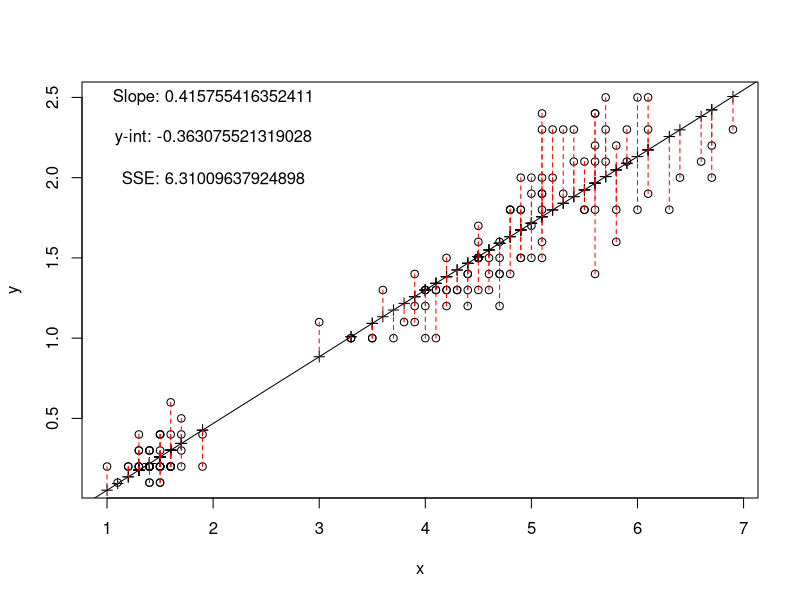
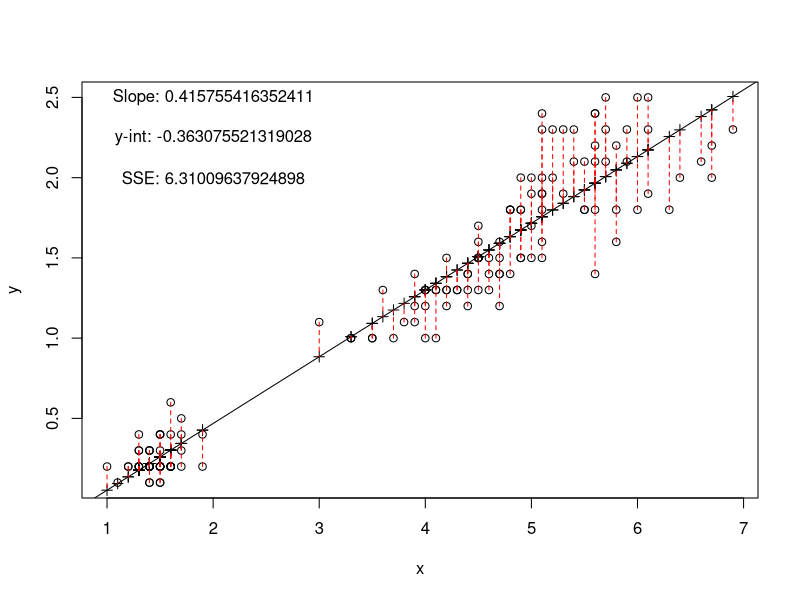
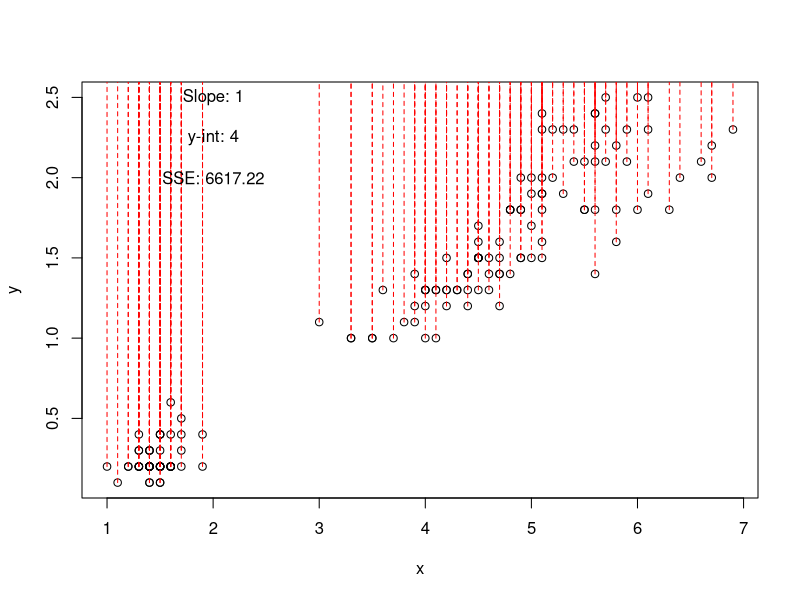
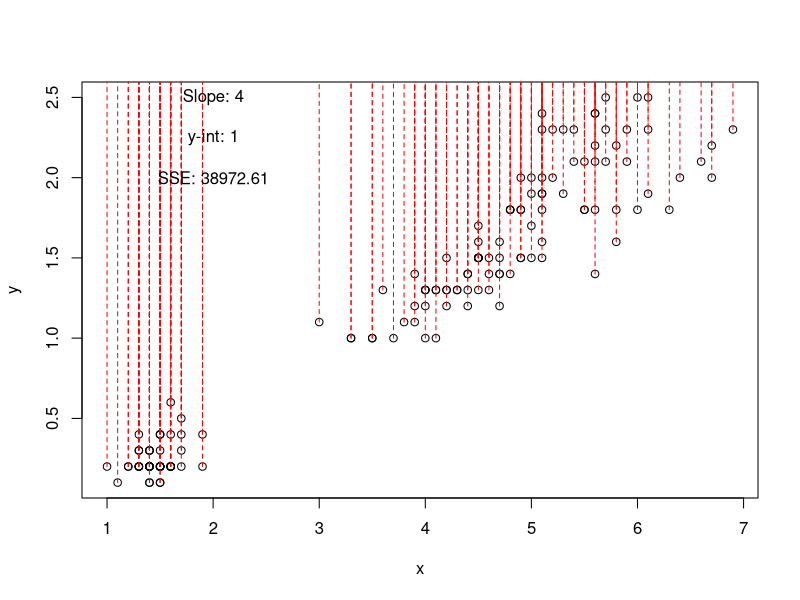
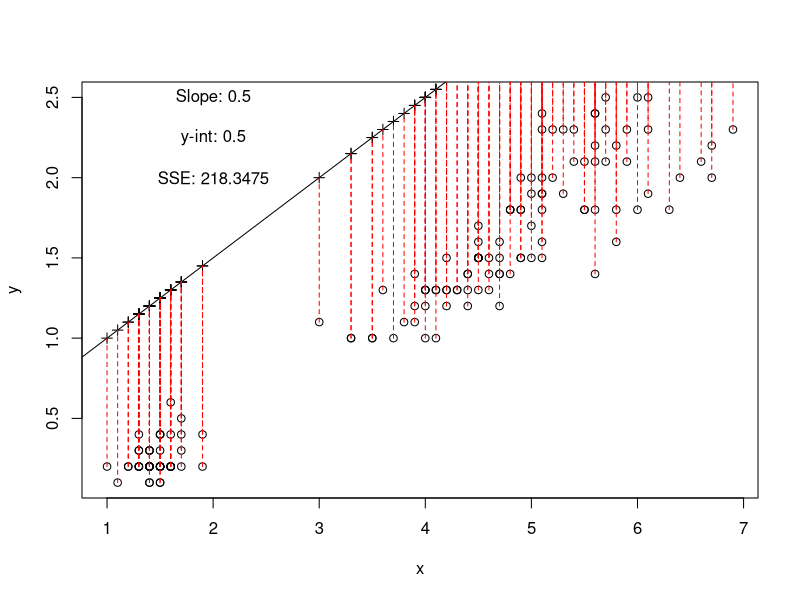
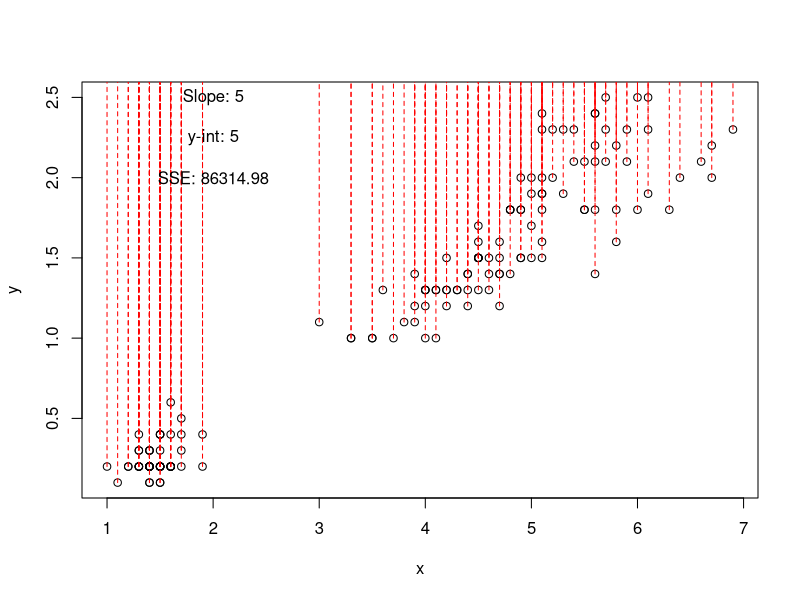
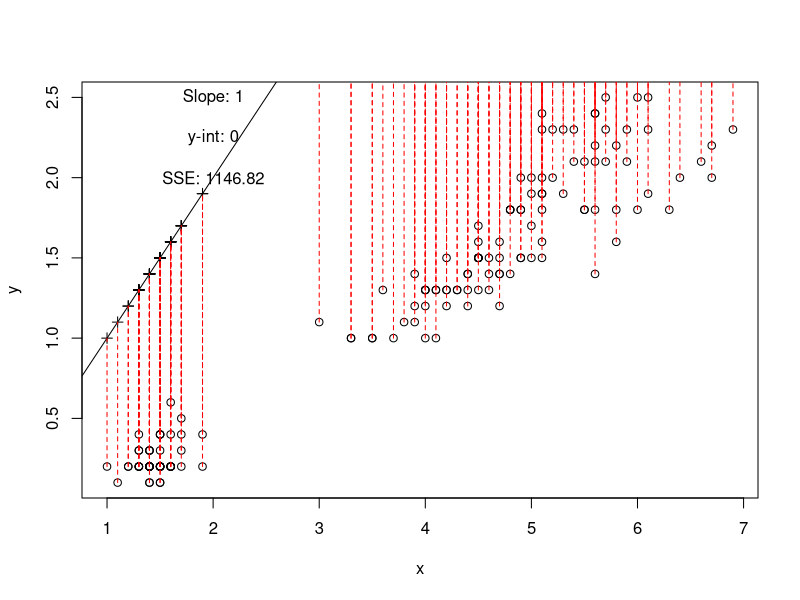
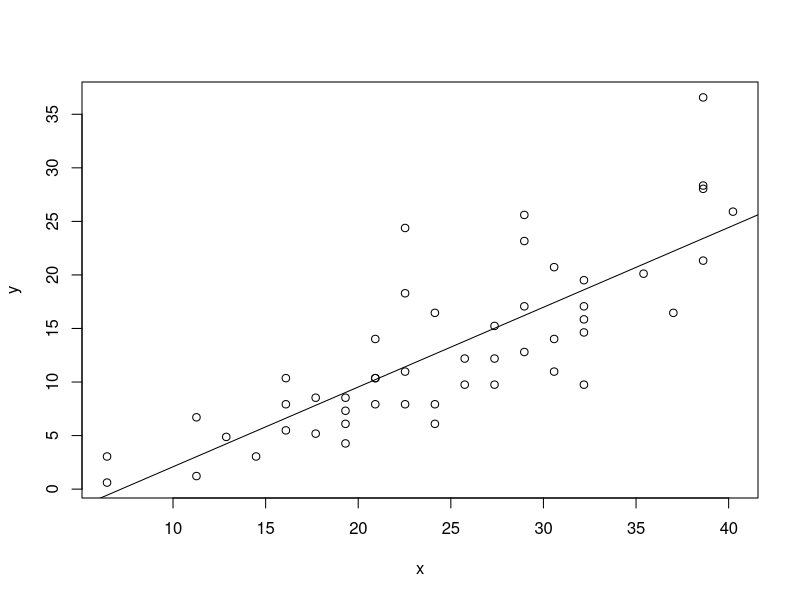

These charts were generated, in order, by the following R code:
## ---- chunk 1
iris	#making sure Iris dataset is active
names(iris)	#checking Iris names so you can rename them
names(iris) <- c("sepalL", "sepalW",  "petalL", "petalW", "species")	#Renaming iris with more convenient names
## ---- chunk 2
species <- iris$species   #saving specific values from the Iris dataset as variables to use later
x <- iris$petalL
y <- iris$petalW
## ---- chunk 3
fit <- lm( y ~ x )  	#creating variable fit for the linear model
b <- coef( fit )	 #naming b as the coefficient for the model
int <- b[1] 	#redelegating b as the intercept, such as in y=mx+b
slope <- b[2] 	#naming slope for the linear model

plot(x, y) 		#now we can plot our previously named x as petal length and y as petal width 
abline(fit) 	#abline creates a line of best fit on the plot given the slope and intercept already laid out

yhat <- slope*x + int	 #labeling the linear formula y=mx+b as yhat because y is already taken

points( x, yhat, pch=3)  #making the points that fall on the line of best fit obvious

i=150		#we now want to show the error margin between the points on contrasting sides of the line of best fit
segments( x[i], y[i], x[i], yhat[i], col="red" ) 	#we name segments as the connection between these points
segments( x, y, x, yhat, col="red", lty=2 )		#we formulate the segments and now they will appear

error <- (yhat-y)		#to calculate error between the points
sse <- sum(error^2)		#to calculate the sum of squared errors

text(2,2.5, paste("Slope:", slope))		#to add the text for slope to the graph
text(2,2.25, paste("y-int:", int))		#to add the text for y-intercept to the graph
text(2,2, paste("SSE:", sse))			#to add the text for SSE to the graph
## ---- chunk 4
myplot <- function(x=iris$petalL, y=iris$petalW, myint=int, myslope=slope)	{
	yhat <- myslope*x + myint
	error <- yhat - y
	sse <- sum(error^2)
	plot(x, y)
	abline(myint, myslope)
	points(x, yhat, pch=3)
	segments(x, y, x, yhat, col="red", lty=2)
	text(2,2.5, paste("Slope:", myslope))
	text(2,2.25, paste("y-int:", myint))
	text(2,2, paste("SSE:", sse))
}

myplot()
myplot(myint=4, myslope=1)
myplot(myint=1, myslope=4)
myplot(myint=0.5, myslope=0.5)
myplot(myint=5, myslope=5)
myplot(myint=0, myslope=1)
## ---- chunk 5
conversionfunction <- function(x=cars$speed, y=cars$dist, conv1=1.60934, conv2=0.3048)	{
	x <- x*conv1
	y <- y*conv2
	plot(x, y)
	fit <- lm (y~x)
	abline(fit)
}
## ---- chunk 6
conversionfunction()		#testing function with cars data, this converts speed from miles to kilometers, and distance from feet to meters. 
conversionfunction(x=women$height, y=women$weight, conv1=2.54, conv2=0.4536)	 #using the dataset women, this converts height from inches to centimeters, and weight from pounds to kilograms
conversionfunction(x=trees$Girth, y=trees$Height, conv1=2.54, conv2=0.3048)		#using the dataset trees, this converts tree girth from inches to centimeters, and tree height from feet to meters. 
